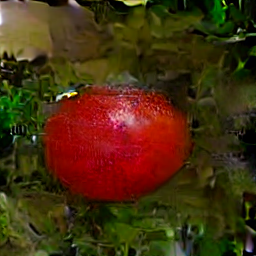
#> input picture gallery/20250919_025217_a_beautiful_red_apple.png, 256 x 256 px
$ python -i precompute_sketches.py   (imports and definitions only)
#> lines starting #> are read from the running program, lines starting #| are printed output that depends on the picture
#!/usr/bin/env python3
"""
Pre-compute sketches for the fruit dataset to avoid on-the-fly edge detection during training
"""

import os
import cv2
import numpy as np
from PIL import Image
from tqdm import tqdm
from pathlib import Path

def create_sketch(image_path, output_path):
    """Convert image to sketch using edge detection and save"""
#> called with output_path = 'out.png'
    try:
        # Load image
        image = Image.open(image_path).convert('RGB')
#> image is the input picture: PIL image 256x256 RGB; mean R, G, B 70.1, 46.2, 15.3
        img_np = np.array(image)

        # Convert to grayscale
        gray = cv2.cvtColor(img_np, cv2.COLOR_RGB2GRAY)
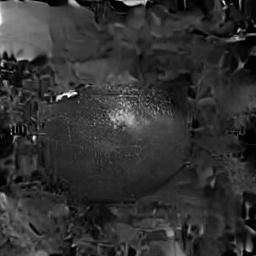
#> gray: shape (256, 256); min 0, max 253, mean 49.8

        # Apply Gaussian blur
        blurred = cv2.GaussianBlur(gray, (5, 5), 0)

        # Edge detection
        edges = cv2.Canny(blurred, 50, 150)
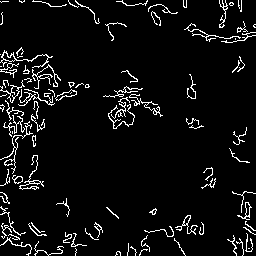
#> edges: shape (256, 256); 6% white in thin lines or dots

        # Invert so lines are white on black background
        sketch = 255 - edges
#> sketch: shape (256, 256); 94% white; black in thin lines or dots

        # Save as grayscale PNG
        sketch_pil = Image.fromarray(sketch, mode='L')
        sketch_pil.save(output_path, 'PNG')

        return True
    except Exception as e:
        print(f"Error processing {image_path}: {e}")
        return False

# [89 lines left out: functions precompute_sketches, main, not called in this run]

# [2 lines not run here, left out]

>>> result = create_sketch('gallery/20250919_025217_a_beautiful_red_apple.png', 'out.png')
